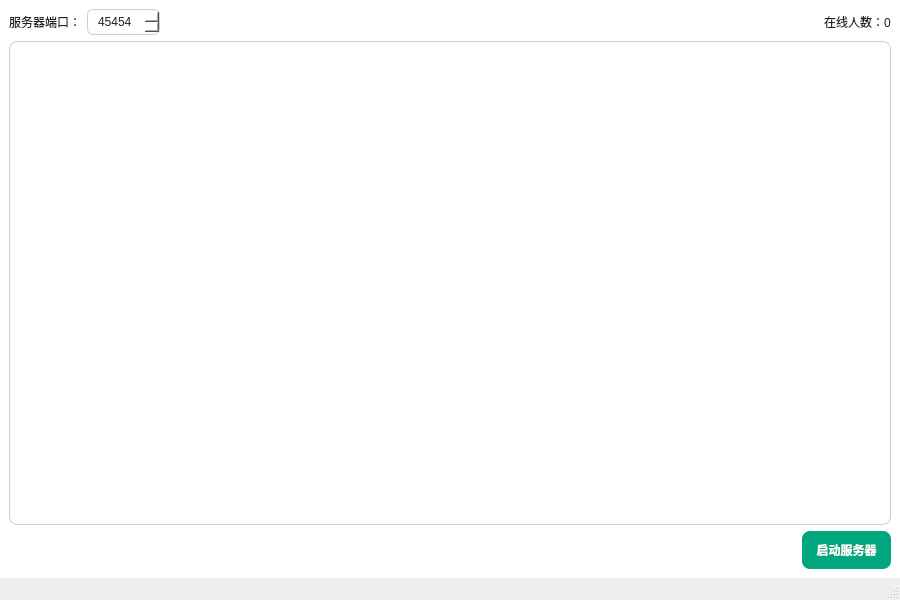
<?xml version="1.0" encoding="UTF-8"?>
<ui version="4.0">
 <class>ServerWindow</class>
 <widget class="QMainWindow" name="ServerWindow">
  <property name="geometry">
   <rect>
    <x>0</x>
    <y>0</y>
    <width>900</width>
    <height>600</height>
   </rect>
  </property>
  <property name="windowTitle">
   <string>MainWindow</string>
  </property>
  <widget class="QWidget" name="centralwidget">
   <property name="styleSheet">
    <string notr="true">QWidget{background:#ffffff;color:#1f1f1f;font:10pt &quot;Microsoft YaHei&quot;;}
QPlainTextEdit{background:#ffffff;color:#1f1f1f;border:1px solid #cfcfcf;border-radius:8px;padding:6px;}
QSpinBox{background:#ffffff;color:#1f1f1f;border:1px solid #cfcfcf;border-radius:6px;padding:4px 8px;}
QPushButton{background:#00a67d;color:#ffffff;border:none;border-radius:8px;padding:10px 14px;font-weight:600;}
QPushButton:hover{background:#009a74;}
QPushButton:pressed{background:#008a67;}</string>
   </property>
   <layout class="QVBoxLayout" name="verticalLayoutRoot">
    <item>
     <layout class="QHBoxLayout" name="topLayout">
      <item>
       <widget class="QLabel" name="labelPort">
        <property name="text">
         <string>服务器端口：</string>
        </property>
       </widget>
      </item>
      <item>
       <widget class="QSpinBox" name="spinBoxPort">
        <property name="maximum">
         <number>65535</number>
        </property>
        <property name="value">
         <number>45454</number>
        </property>
       </widget>
      </item>
      <item>
       <spacer name="horizontalSpacer">
        <property name="orientation">
         <enum>Qt::Horizontal</enum>
        </property>
        <property name="sizeHint" stdset="0">
         <size>
          <width>40</width>
          <height>20</height>
         </size>
        </property>
       </spacer>
      </item>
      <item>
       <widget class="QLabel" name="labelOnline">
        <property name="text">
         <string>在线人数：0</string>
        </property>
       </widget>
      </item>
     </layout>
    </item>
    <item>
     <widget class="QPlainTextEdit" name="plainTextEditLog">
      <property name="readOnly">
       <bool>true</bool>
      </property>
     </widget>
    </item>
    <item>
     <layout class="QHBoxLayout" name="bottomLayout">
      <item>
       <spacer name="horizontalSpacerBottom">
        <property name="orientation">
         <enum>Qt::Horizontal</enum>
        </property>
        <property name="sizeHint" stdset="0">
         <size>
          <width>40</width>
          <height>20</height>
         </size>
        </property>
       </spacer>
      </item>
      <item>
       <widget class="QPushButton" name="pushButtonStartStop">
        <property name="text">
         <string>启动服务器</string>
        </property>
       </widget>
      </item>
     </layout>
    </item>
   </layout>
  </widget>
  <widget class="QMenuBar" name="menubar"/>
  <widget class="QStatusBar" name="statusbar"/>
 </widget>
 <resources/>
 <connections/>
</ui>
